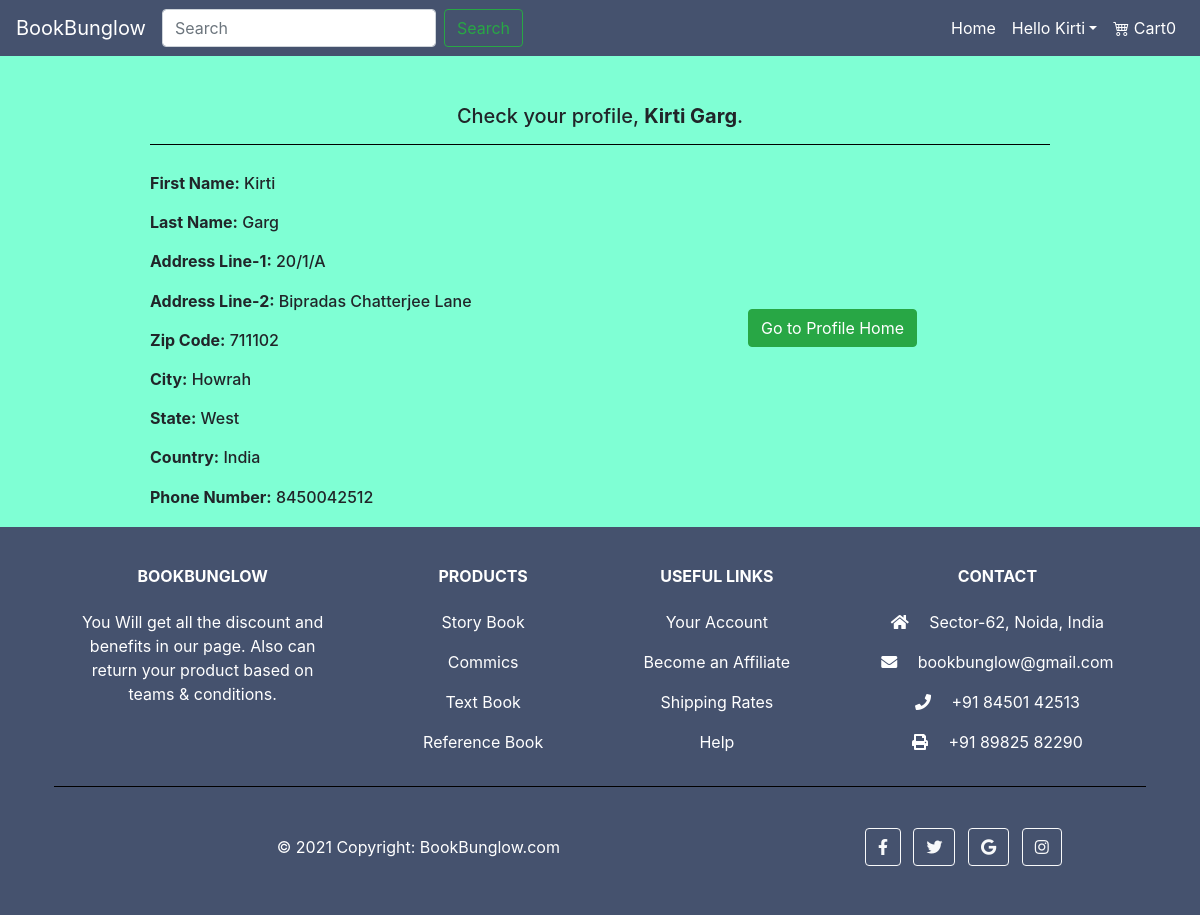
Screenshot of /account/profile/view (signed in) with the database file from the repository.
### tables this page shows
CREATE TABLE users 
		(userId INTEGER PRIMARY KEY, 
		password TEXT,
		email TEXT,
		firstName TEXT,
		lastName TEXT,
		address1 TEXT,
		address2 TEXT,
		zipcode TEXT,
		city TEXT,
		state TEXT,
		country TEXT, 
		phone TEXT
		);

### app.py (the view)
@app.route("/account/profile/view")
def viewProfile():
    if 'email' not in session:
        return redirect(url_for('root'))
    loggedIn, firstName, noOfItems = getLoginDetails()
    with sqlite3.connect('database.db') as conn:
        cur = conn.cursor()
        cur.execute("SELECT userId, email, firstName, lastName, address1, address2, zipcode, city, state, country, phone FROM users WHERE email = '" + session['email'] + "'")
        profileData = cur.fetchone()
    conn.close()
    return render_template("viewProfile.html", profileData=profileData, loggedIn=loggedIn, firstName=firstName, noOfItems=noOfItems)

### app.py (called while the page is built)
def getLoginDetails():
    with sqlite3.connect('database.db') as conn:
        cur = conn.cursor()
        if 'email' not in session:
            loggedIn = False
            firstName = ''
            noOfItems = 0
        else:
            loggedIn = True
            cur.execute("SELECT userId, firstName FROM users WHERE email = '" + session['email'] + "'")
            userId, firstName = cur.fetchone()
            cur.execute("SELECT count(productId) FROM cart WHERE userId = " + str(userId))
            noOfItems = cur.fetchone()[0]
    conn.close()
    return (loggedIn, firstName, noOfItems)

### templates/viewProfile.html (shortened to what this page needs)
<!DOCTYPE HTML>
<html>
<head>
    <link href="https://cdn.jsdelivr.net/npm/bootstrap-icons@1.3.0/font/bootstrap-icons.css" rel="stylesheet" />
    <link href="https://stackpath.bootstrapcdn.com/bootstrap/4.4.1/css/bootstrap.min.css" rel="stylesheet" />
    <link rel="stylesheet" href="https://pro.fontawesome.com/releases/v5.10.0/css/all.css" />
</head>
<body>
    <nav class="navbar navbar-expand-lg navbar-light" style="background-color: #45526e;">
        <a class="navbar-brand text-white" href="/">BookBunglow</a>
        <div class="collapse navbar-collapse" id="navbarSupportedContent">
            <form class="form-inline my-2 my-lg-0" action="{{ url_for( 'searchItem' ) }}">
                <input class="form-control mr-sm-2" type="text" name="searchQuery" placeholder="Search" aria-label="Search">
                <input class="btn btn-outline-success my-2 my-sm-0" type="submit" value="Search">
            </form>
            <ul class="navbar-nav ml-auto">
                <li class="nav-item active">
                    <a class="nav-link text-white" href="/">Home <span class="sr-only">(current)</span></a>
                </li>
                {% if not loggedIn %}
                <li class="nav-item">
                    <a class="nav-link text-white" href="/loginForm">Sign In/Sign Up</a>
                </li>
                {% else %}
                <li class="nav-item dropdown">
                    <a class="nav-link dropdown-toggle text-white" href="#" id="navbarDropdown" role="button" data-toggle="dropdown" aria-haspopup="true" aria-expanded="false">Hello {{firstName}}</a>
                </li>
                {% endif %}
                <li class="nav-item active">
                    <a class="nav-link text-white" href="/cart"><i class="bi bi-cart4"></i> Cart{{noOfItems}}<span class="sr-only">(current)</span></a>
                </li>
            </ul>
        </div>
    </nav>
    <div class="display" id="display" class="formsection">
        <div class="rounded-1" style="background-color:aquamarine;">
            <form class=" forms " method="POST">
                <p class="form-group pt-3 pt-lg-5 h5" style="text-align: center; "> Check your profile, <strong>{{profileData[2]}} {{profileData[3]}}</strong>.</p>
                <hr class="w-75 m-auto ">
                <div class="w-75 m-auto ">
                    <div class="row d-flex justify-content-center">
                        <div class="col-lg-6 " style="padding-top: 25px; ">
                            <h6 class="form-group pt-lg-1 "> <strong>First Name:</strong> {{profileData[2]}}</h6>
                            <h6 class="form-group pt-lg-1 "> <strong>Last Name:</strong> {{profileData[3]}}</h6>
                            <h6 class="form-group pt-lg-1 "> <strong>Address Line-1:</strong> {{profileData[4]}}</h6>
                            <h6 class="form-group pt-lg-1 "> <strong>Address Line-2:</strong> {{profileData[5]}}</h6>
                            <h6 class="form-group pt-lg-1 "> <strong>Zip Code:</strong> {{profileData[6]}}</h6>
                            <h6 class="form-group pt-lg-1 "> <strong>City:</strong> {{profileData[7]}}</h6>
                            <h6 class="form-group pt-lg-1 "> <strong>State:</strong> {{profileData[8]}}</h6>
                            <h6 class="form-group pt-lg-1 "> <strong>Country:</strong> {{profileData[9]}}</h6>
                            <h6 class="form-group pt-lg-1 pb-lg-1 "> <strong>Phone Number:</strong> {{profileData[10]}}</h6>
                        </div>
                        <div class="col-lg-6 d-flex m-auto justify-content-center">
                            <a class="form-group btn btn-success" style="text-align: center;" href="{{ url_for( 'profileHome') }} ">Go to Profile Home</a>
                        </div>
                    </div>
                </div>
            </form>
        </div>
    </div>
    <footer class="text-center text-lg-start text-white " style="background-color: #45526e ">
        <div class="container p-4 pb-0 ">
            <section class=" ">
                <div class="row ">
                    <div class="col-md-3 col-lg-3 col-xl-3 mx-auto mt-3 ">
                        <h6 class="text-uppercase mb-4 font-weight-bold ">
                            BookBunglow
                        </h6>
                        <p>You Will get all the discount and benefits in our page. Also can return your product based on teams & conditions.</p>
                    </div>
                    <div class="col-md-2 col-lg-2 col-xl-2 mx-auto mt-3 ">
                        <h6 class="text-uppercase mb-4 font-weight-bold ">Products</h6>
                        <p><a class="text-white ">Story Book</a></p>
                        <p><a class="text-white ">Commics</a></p>
                        <p><a class="text-white ">Text Book</a></p>
                        <p><a class="text-white ">Reference Book</a></p>
                    </div>
                    <div class="col-md-3 col-lg-2 col-xl-2 mx-auto mt-3 ">
                        <h6 class="text-uppercase mb-4 font-weight-bold ">
                            Useful links
                        </h6>
                        <p><a class="text-white ">Your Account</a></p>
                        <p><a class="text-white ">Become an Affiliate</a></p>
                        <p><a class="text-white ">Shipping Rates</a></p>
                        <p><a class="text-white ">Help</a></p>
                    </div>
                    <div class="col-md-4 col-lg-3 col-xl-3 mx-auto mt-3 ">
                        <h6 class="text-uppercase mb-4 font-weight-bold ">Contact</h6>
                        <p><i class="fas fa-home mr-3 "></i> Sector-62, Noida, India</p>
                        <p><i class="fas fa-envelope mr-3 "></i> bookbunglow@gmail.com</p>
                        <p><i class="fas fa-phone mr-3 "></i> +91 84501 42513</p>
                        <p><i class="fas fa-print mr-3 "></i> +91 89825 82290</p>
                    </div>
                </div>
            </section>
            <hr class="my-3 ">
            <section class="p-3 pt-0 ">
                <div class="row d-flex align-items-center ">
                    <div class="col-md-7 col-lg-8 text-center text-md-start ">
                        <div class="p-3 ">
                            © 2021 Copyright:
                            <a class="text-white " href="https://mdbootstrap.com/ ">BookBunglow.com</a>
                        </div>
                    </div>
                    <div class="col-md-5 col-lg-4 ml-lg-0 text-center text-md-end ">
                        <a class="btn btn-outline-light btn-floating m-1 " href="https://www.facebook.com/sourocks1000/ " class="text-white " role="button "><i class="fab fa-facebook-f "></i></a>
                        <a class="btn btn-outline-light btn-floating m-1 " href="https://twitter.com/SouvikG28051701 " class="text-white " role="button "><i class="fab fa-twitter "></i></a>
                        <a class="btn btn-outline-light btn-floating m-1 " href="www.google.com " class="text-white " role="button "><i class="fab fa-google "></i></a>
                        <a class="btn btn-outline-light btn-floating m-1 " href="https://www.instagram.com/rocks_riko/ " class="text-white " role="button "><i class="fab fa-instagram "></i></a>
                    </div>
                </div>
            </section>
        </div>
    </footer>
</body>
</html>

### templates/viewProfile.html (style rules this page uses)
body { background-color: aquamarine; }
hr { color: black; background-color: black; }

### rows the page displays
users: firstName "Kirti", lastName "Garg", address1 "20/1/A", address2 "Bipradas Chatterjee Lane", zipcode "711102", city "Howrah", state "West", country "India", phone "8450042512"

### other values shown
{{ noOfItems }} "0"
